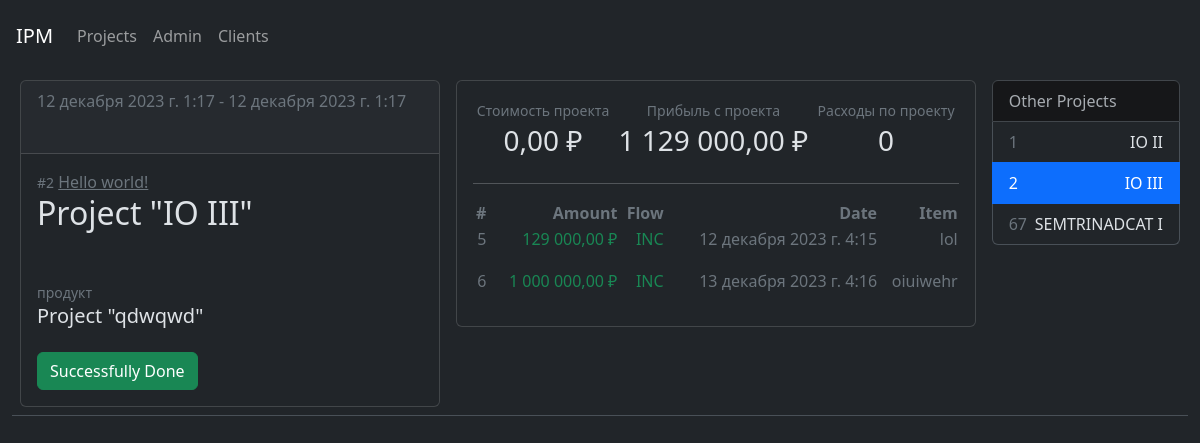
/projects/old/2, run on an earlier commit of the app's database.
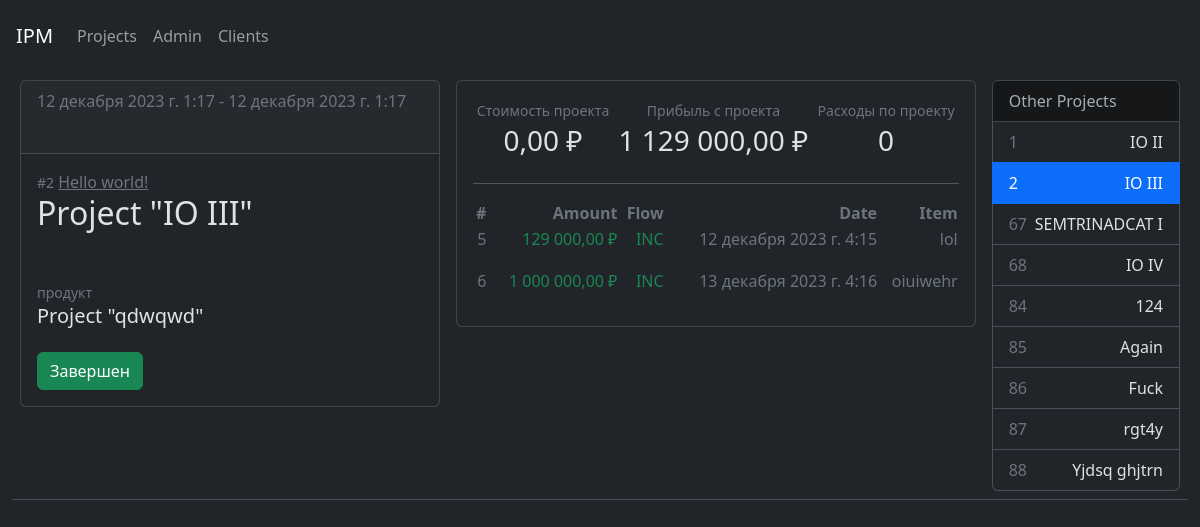
And on a later commit of the database.
### ipmalpha/models.py (models this page shows)
class Project(models.Model):
    project_name = models.CharField(max_length=512, unique = True)
    def __str__(self):
        return self.project_name
    project_created = models.DateTimeField(null=True, default=timezone.now)
    project_finished = models.DateTimeField(null=True)
    project_status = models.ForeignKey(Status, on_delete=models.CASCADE, null=True, default="Draft")
    project_client = models.ForeignKey(Client, on_delete=models.CASCADE, null=True, related_name='project')
    project_product = models.CharField(max_length=512)
    project_sum = models.IntegerField(default=0)
    def get_absolute_url(self):
        return reverse("project_view", kwargs={'pk': self.pk})
    def get_project_transactions_sum(self):
        try:
            qs = Project.objects.exclude(transaction = None)
            qs2 = qs.filter(pk = self.pk)
            for qso in qs2:
                qs3 = qso.transaction.all()
                for q in qs3:
                    res = qs3.aggregate(Sum('amount'))
                    print(qso, res)
            return(res)
        except:
            res = 0
            return(res)
    def get_project_transactions_cost(self):
        try:
            qs = Project.objects.exclude(transaction = None)
            qs2 = qs.filter(pk = self.pk)
            for qso in qs2:
                qs3 = qso.transaction.filter(flow = "OUT")
                for q in qs3:
                    res = qs3.aggregate(Sum('amount'))
                    print(qso, res)
            return(res)
        except:
            res = 0
            return(res)
    class Meta:
        ordering = ["pk"]
        verbose_name = "project"
        verbose_name_plural = "projects"
    pass

class Status(models.Model):
    status_name = models.CharField(max_length=100)
    status_color = models.CharField(max_length=512, default='table-primary')
    def __str__(self):
        return self.status_name
    class Meta:
        ordering = ["id"]
        verbose_name = "status"
        verbose_name_plural = "statuses"
    pass

### ipmclients/models.py (models this page shows, shortened)
class Client(models.Model):
    client_name = models.CharField(max_length=512, unique = True)
    client_contact = models.CharField(max_length=512, null=True)
    client_telegram = models.CharField(max_length=64, null=True)
    client_phone = models.CharField(max_length=11, null=True)
    client_roletype = models.CharField(max_length=512, null=True)
    client_agreements = models.CharField(max_length=1024, null=True)
    client_active = models.BooleanField(default=True)
    def get_absolute_url(self):
        return reverse("client_view", kwargs={'pk': self.pk})
    class Meta:
        ordering = ["id"]
        verbose_name = "client"
        verbose_name_plural = "clients"
    pass

### finance/models.py (models this page shows, shortened)
class Transaction(models.Model):
    INCOME = 'INC'
    OUTCOME = 'OUT'
    SALARY = 'SAL'
    FLOW_CHOICES = [
        (INCOME, 'Income'),
        (OUTCOME, 'Outcome'),
        (SALARY, 'Salary'),
    ]
    item = models.CharField(max_length = 512)
    amount = models.IntegerField()
    flow = models.CharField(max_length=3, choices=FLOW_CHOICES, default=INCOME)
    project = models.ForeignKey(Project, verbose_name=("Project"), on_delete=models.CASCADE, related_name='transaction')
    transaction_date = models.DateTimeField(blank=True, null=True)

### ipmalpha/views.py (the view)
# urls.py: path("projects/old/<slug:pk>", ProjectDetailView2.as_view(), name="project_detail"),
class ProjectDetailView2(DetailView):
    model = Project
    template_name = "project_detail.html"
    def get_context_data(self, **kwargs):
        context = super(ProjectDetailView2, self).get_context_data(**kwargs)
        context['projecsall'] = Project.objects.all()
        return context

### templates/project_detail.html (shortened to what this page needs)
{% extends 'main/layout.html' %}
{% block content %}
<div class="col-12">
            <table class="table" style="border-width: 0px">
                <tr>
                    <td>
                        <div class="card">
                            <div class="card-header">
                                <p class="text-secondary pb-3" style=""> {{object.project_created}} -
                                    {% if object.project_finished %}
                                    {{object.project_finished}}
                                    {% else %}
                                    ...
                                    {% endif %}
                                </p>
                            </div>
                            <div class="card-body">
                            <span class="text-secondary pt-3" style="font-size: 14px">#{{ object.id }}</span>
                            <span><a href="{{ object.project_client.get_absolute_url }}" class="link-secondary">{{ object.project_client.client_name }}</a></span>
                            <h2 class=" pb-3" style=""> Project "{{object.project_name}}" </h2>
                            <br/>
                            <span class="text-secondary pt-3 " style="font-size: 14px">продукт</span>
                            <h5 class=" pb-3" style=""> Project "{{object.project_product}}" </h5>
                            <button class="btn btn-{{object.project_status.status_color}}"> {{object.project_status}}</button>
                        </div>
                    </div>
                    </td>
                    <td>
                        <div class="card p-3">
                            <table>
                                <tr>
                                    <td align=center><span class="text-secondary pt-3 mx-auto" style="font-size: 14px">Стоимость проекта </span>
                                    </td>
                                    <td align=center><span class="text-secondary pt-3 mx-auto" style="font-size: 14px">Прибыль с проекта</span>
                                    </td>
                                    <td align=center><span class="text-secondary pt-3 mx-auto" style="font-size: 14px">Расходы по проекту</span>
                                    </td>
                                </tr>
                                <tr>
                                    <td align=center>
                                        <h3 class="mx-auto" style="">
                                            {% if object.transaction %}
                                            {{object.project_sum|floatformat:"2g"}} ₽
                                            {% else %}
                                            None
                                            {% endif %}
                                        </h3>
                                    </td>
                                    <td align=center>
                                        <h3 class="mx-auto" style="">
                                            {% if object.get_project_transactions_sum %}
                                            {{object.get_project_transactions_sum.amount__sum|floatformat:"2g"}} ₽
                                            {% else %}
                                            0
                                            {% endif %}
                                        </h3>
                                    </td>
                                    <td align=center>
                                        <h3 class="mx-auto" style="">
                                            {% if object.get_project_transactions_cost %}
                                            {{object.get_project_transactions_cost.amount__sum|floatformat:"2g"}} ₽
                                            {% else %}
                                            0
                                            {% endif %}
                                        </h3>
                                    </td>
                                </tr>
                            </table>
                            <table>
                                <hr/>
                                <tr align='right'>
                                    <th scope="col" class="text-secondary"> #
                                    </th>
                                    <th scope="col" class="text-secondary"> Amount
                                    </th>
                                    <th scope="col" class="text-secondary"> Flow
                                    </th>
                                    <th scope="col" class="text-secondary"> Date
                                    </th>
                                    <th scope="col" class="text-secondary"> Item
                                    </th>
                                </tr>
                                {% for transaction in object.transaction.all%}
                                <tr align='right'>
                                    <td> <p class="text-secondary">{{transaction.id}}</p>
                                    </td>
                                    <td>
                                        <p class="{% if transaction.flow == 'INC' %}
                                        text-success
                                        {% elif transaction.flow == 'SAL'%}
                                        text-primary
                                        {% else %}
                                        text-danger
                                        {% endif %}">
                                        {% if transaction.flow == 'INC' %}
                                        {{transaction.amount|floatformat:"2g"}}
                                        {% else %}
                                        - {{transaction.amount|floatformat:"2g"}}
                                        {% endif %}
                                        ₽
                                    </p>
                                    </td>
                                    <td> <p class="
                                        {% if transaction.flow == 'INC' %}
                                        text-success
                                        {% elif transaction.flow == 'SAL'%}
                                        text-primary
                                        {% else %}
                                        text-danger
                                        {% endif %}
                                        "> {{transaction.flow}}</p>
                                    </td>
                                    <td> <p class="text-secondary"> {{transaction.transaction_date}} </p>
                                    </td>
                                    <td> <p class="text-secondary"> {{transaction.item}} </p>
                                    </td>
                                </tr>
                                {% endfor %}
                            </table>
                        </div>
                    </td>
                    <td>
                            <ul class="list-group">
                                    <li class="list-group-item list-group-item-secondary"> Other Projects</li>
                                {% for project in projecsall %}
                                        {% if project.id == object.id %}
                                    <a href="{{project.get_absolute_url}}" class="list-group-item list-group-item-action active d-flex justify-content-between align-items-center">
                                        <span class="text">{{project.id}}</span> <span>{{project.project_name}}</span>
                                        {% else %}
                                    <a href="{{project.get_absolute_url}}" class="list-group-item list-group-item-action d-flex justify-content-between align-items-center">
                                        <span class="text-secondary">{{project.id}}</span> <span>{{project.project_name}}</span>
                                        {% endif %}
                                    </a>
                                {% endfor %}
                            </ul>
                    </td>
                </tr>
            </table>
        </div>
    </div>
{% endblock %}

### templates/main/layout.html (shortened to what this page needs)
{% load static %}
<!DOCTYPE html>
<html data-bs-theme="dark">
    <head>
        <link href="https://cdn.jsdelivr.net/npm/bootstrap@5.3.2/dist/css/bootstrap.min.css" rel="stylesheet">
    </head>
    <body>
        {% include 'main/navbar.html' %}
        <div class="container-fluid " style="">
            <div class="row">
        {% block content %}{% endblock %}
            </div>
    </body>
</html>

### templates/main/navbar.html (shortened to what this page needs)
<nav class="navbar navbar-expand-lg navbar-dark bg-dark p-3">
    <a class="navbar-brand" href="/">IPM</a>
    <div class="collapse navbar-collapse" id="navbarSupportedContent">
      <ul class="navbar-nav mr-auto">
        <li class="nav-item active">
          <a class="nav-link" href="http://127.0.0.1:8000/projects">Projects</a>
        </li>
        <li class="nav-item">
          <a class="nav-link" href="http://127.0.0.1:8000/admin/">Admin</a>
        </li>
        <li class="nav-item">
          <a class="nav-link" href="http://127.0.0.1:8000/clients-2">Clients</a>
        </li>
      </ul>
    </div>
  </nav>

What changed in the data, as far as the page shows it:
changed through a linked row, Project "IO III": project_status "Successfully Done" → "Завершен"
added Project: id "68", project_name "IO IV"
added Project: id "84", project_name "124"
added Project: id "85", project_name "Again"
added Project: id "86", project_name "Fuck"
added Project: id "87", project_name "rgt4y"
added Project: id "88", project_name "Yjdsq ghjtrn"
